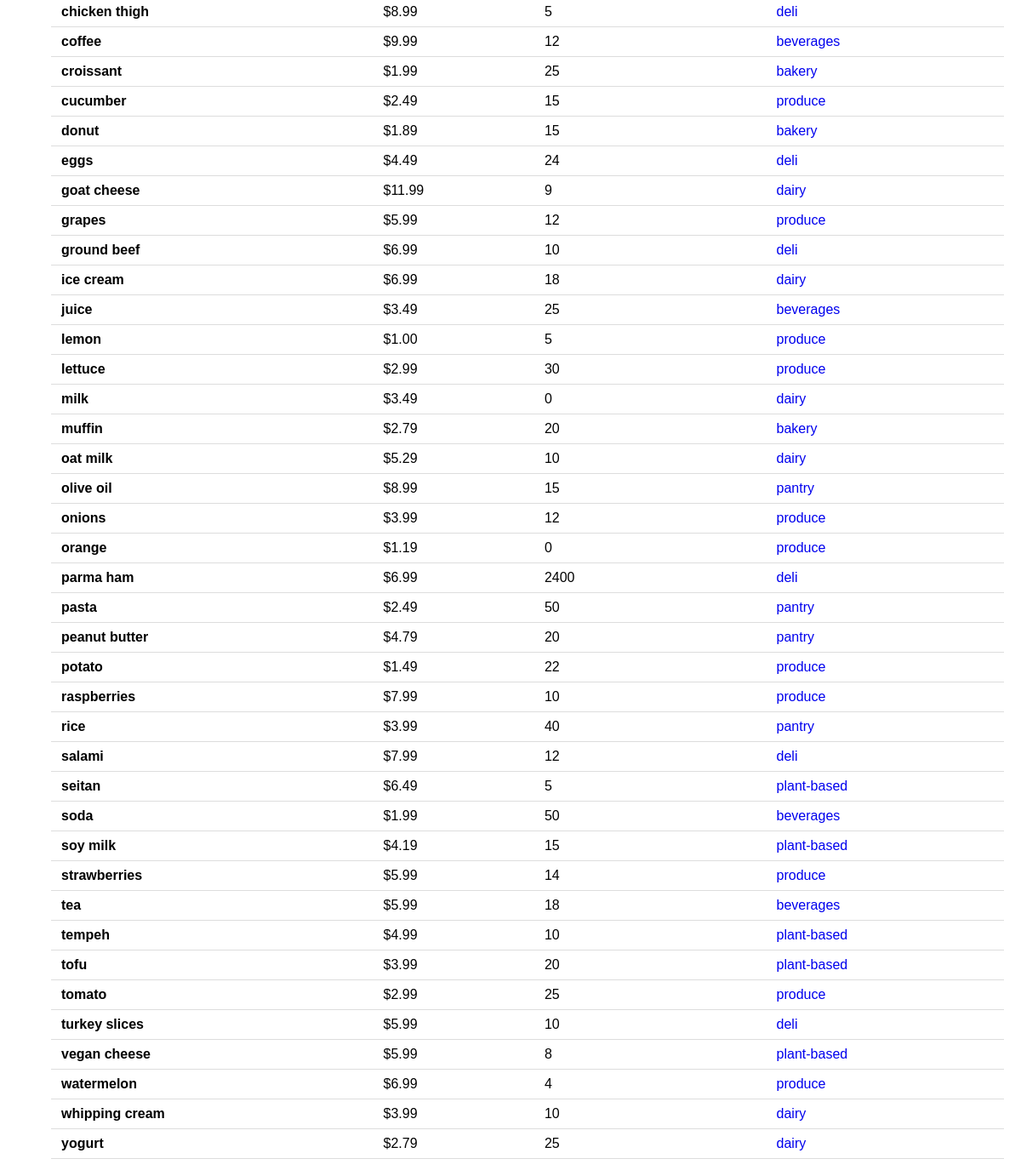
/products (lower part), run on an earlier commit of the app's database.
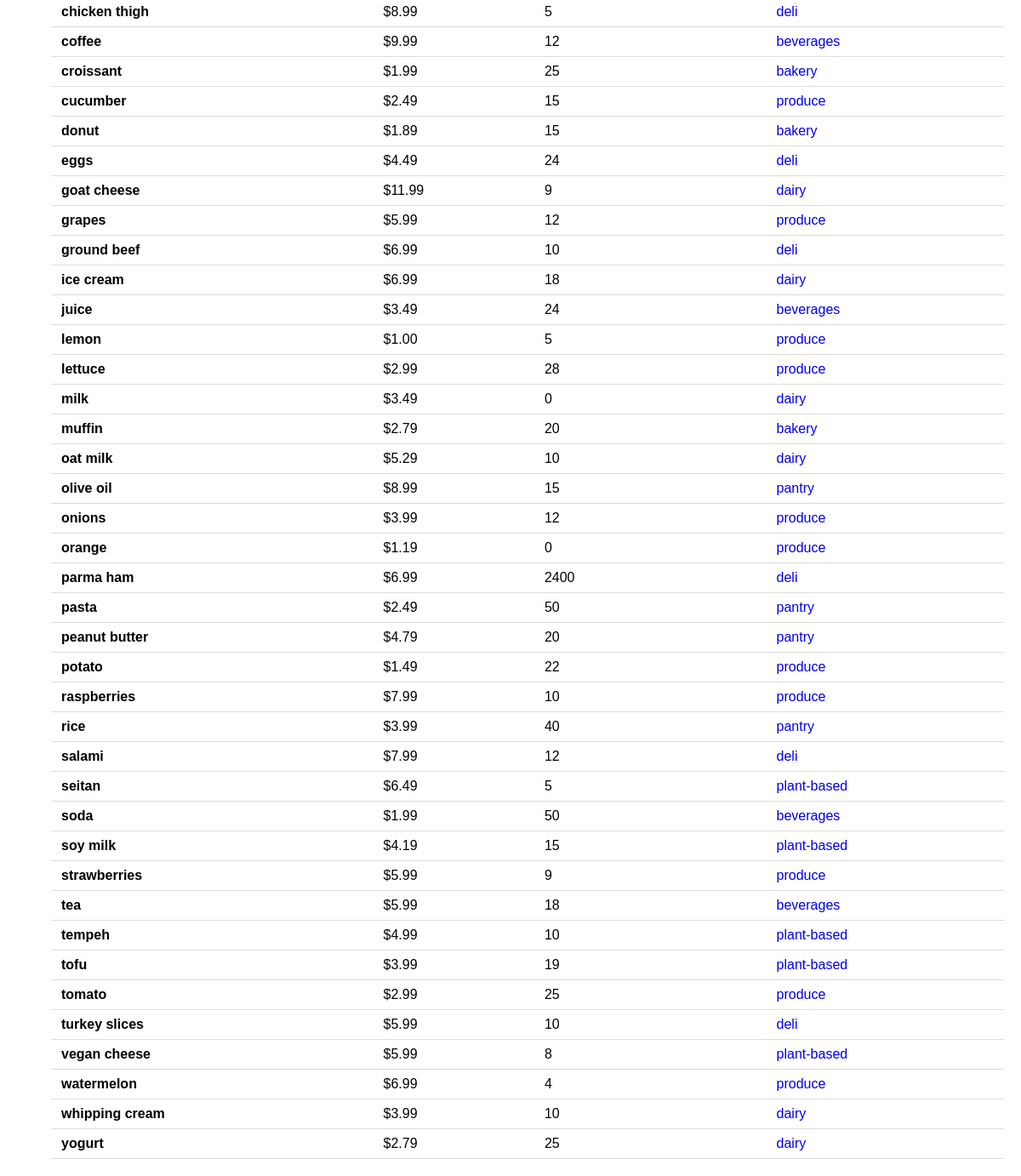
And on a later commit of the database.
### models.py (models this page shows, shortened)
class Product(db.Model):
    __tablename__ = "product"
    id = mapped_column(Integer, primary_key=True)
    name = mapped_column(String)
    price = mapped_column(DECIMAL(10, 2))
    inventory = mapped_column(Integer, default=0)
    category_id = mapped_column(Integer, ForeignKey("categories.id"))
    category = relationship("Category", back_populates="products")

class Category(db.Model):
    __tablename__ = "categories"
    id = mapped_column(Integer, primary_key=True)
    name = mapped_column(String)
    products = relationship("Product", back_populates="category")

### app.py (the view)
@app.route("/products")
def products():
    stmt = db.select(Product).order_by(Product.name)
    products = db.session.execute(stmt).scalars().all()
    return render_template("products.html", products=products)

### templates/products.html (shortened to what this page needs)
{% extends "base.html" %}
{% block content %}
<ul>
    <table>
        {% for p in products %}
        <tr>
            <td><strong>{{ p.name }}</strong></td>
            <td>${{ p.price }}</td>
            <td>{{ p.inventory }}</td>
            <td>
                <a href="{{ url_for('category_detail', name=p.category.name) }}">
                    {{ p.category.name }}
                </a>
            </td>
        </tr>
        {% endfor %}
    </table>
</ul>
{% endblock %}

What changed in the data, as far as the page shows it:
changed Product "juice": inventory "25" → "24"
changed Product "lettuce": inventory "30" → "28"
changed Product "strawberries": inventory "14" → "9"
changed Product "tofu": inventory "20" → "19"
